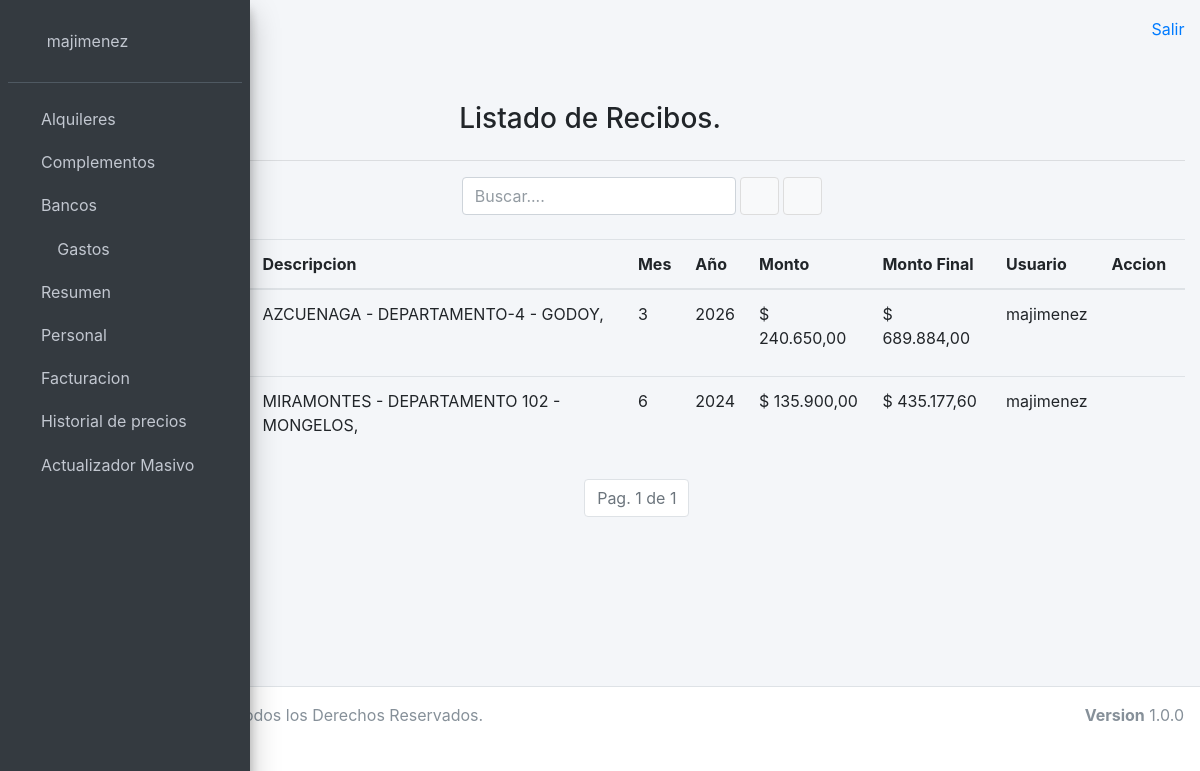
The page /alquileres/recibo/listado/ (signed in) on the database its author committed.
### usuariosadm/models.py (models this page shows)
class UserAdm(AbstractUser):
    observacion = models.TextField(max_length=500, blank=True)

### alquileres/models.py (models this page shows, shortened)
class Recibo(models.Model):
    fecha = models.DateField(null=False, blank=False)
    departamento = models.ForeignKey(
        Departamento,
        on_delete=models.CASCADE,
        null=False,
        blank=False
    )
    mes = models.IntegerField(choices=MESES)
    anio = models.IntegerField(choices=ANIOS)
    monto_calculado = models.DecimalField(
        decimal_places=2,
        max_digits=10,
        null=True,
        blank=True
    )
    usuario = models.ForeignKey(UserAdm, on_delete=models.CASCADE)
    class Meta:
        verbose_name_plural = "Recibos"

class Departamento(models.Model):
    edificio = models.ForeignKey(
        Edificio,
        on_delete=models.CASCADE,
        null=False,
        blank=False
    )
    descripcion = models.CharField(max_length=250, unique=True)
    inquilinoapellido = models.CharField(max_length=150)
    inquilinonombre = models.CharField(max_length=150)
    inquilinodni = models.IntegerField()
    monto = models.DecimalField(
        max_digits=10,
        decimal_places=2,
        null=True,
        blank=False)
    usuario = models.ForeignKey(UserAdm, on_delete=models.CASCADE)
    class Meta:
        verbose_name_plural = "Detarpamentos"

class Edificio(models.Model):
    descripcion = models.CharField(max_length=250, unique=True)
    direccion = models.CharField(max_length=250, null=True, blank=True)
    dialimite = models.IntegerField(blank=False, null=False)
    interespordia = models.DecimalField(
        decimal_places=2,
        max_digits=10,
        blank=False, null=False)
    usuario = models.ForeignKey(UserAdm, on_delete=models.CASCADE)
    class Meta:
        verbose_name_plural = "Edificios"

### alquileres/views.py (the view)
# urls.py: path('recibo/listado/', listadorecibo, name='listadodepartamento'),
@login_required(login_url='/login')
def listadorecibo(request):
    if "txtBuscar" in request.GET:
        parametro = request.GET.get('txtBuscar')
        recibos = Recibo.objects.filter(
            Q(pk__icontains=parametro) |
            Q(departamento__descripcion__icontains=parametro)
        ).order_by('-fecha')
    else:
        recibos = Recibo.objects.all().order_by('-fecha')
    paginador = Paginator(recibos, 20)
    if "page" in request.GET:
        page = request.GET.get('page')
    else:
        page = 1
    resultados = paginador.get_page(page)
    return render(
        request,
        'alquileres/recibo_list.html',
        {
            'resultados': resultados
        })

### templates/alquileres/recibo_list.html (shortened to what this page needs)
{% extends 'base.html' %}
{% load humanize %}
{% block content %}
    <div class="container">
        <br>
        <div class="row">
            <div class="col-sm-4"></div>
            <div class="col-sm-4">
                <h3> Listado de Recibos. </h3>
            </div>
            <div class="col-sm-4"></div>
        </div>
        <hr>
        <form action="/alquileres/recibo/listado" method="GET">
            <div class="form-inline">
                <div class="col-8">
                    <input class="form-control" id="txtBuscar" name="txtBuscar" placeholder="Buscar....">
                    <button type="submit" class="btn btn-default" title="Buscar!">
                        <i class="fas fa-search"></i>
                    </button>
                    <button type="button" class="btn btn-default" title="Nuevo Recibo" onclick="location.href='/alquileres/recibo/nuevo'">
                        <i class="fas fa-plus"></i>
                    </button>
                </div>
            </div>
            <br>
            <table class="table table-hover">
                <thead>
                    <tr>
                        <th>Nro</th>
                        <th>Fecha</th>
                        <th>Descripcion</th>
			            <th>Mes</th>
			            <th>Año</th>
                        <th>Monto</th>
                        <th>Monto Final</th>
                        <th>Usuario</th>
                        <th>Accion</th>
                    </tr>
                </thead>
                <tbody>
                    {% for resultado in resultados %}
                    <tr>
                        <td>{{ resultado.pk }}  </td>
                        <td>{{ resultado.fecha| date:"d-m-Y" }}  </td>
                        <td>
                            {{ resultado.departamento.edificio.descripcion.upper }} -
                            {{ resultado.departamento.descripcion.upper }} -
                            {{ resultado.departamento.inquilinoapellido.upper }}, {{ resultado.departamento.inquinilinonombre.upper }}
                        </td>
			<td> {{resultado.mes}} </td>
			<td> {{resultado.anio}} </td>
                        <td>$ {{ resultado.departamento.monto | intcomma }}  </td>
                        <td>$ {{ resultado.monto_calculado | intcomma }}  </td>
                        <td>{{ resultado.usuario }}</td>
                        <td>
                            <button type="button" class="btn btn-link btn-sm" onclick="location.href='/alquileres/recibo/edit/' + {{ resultado.pk }}">
                                <i class="fas fa-pencil-alt"></i>
                            </button>
                            <button type="button" class="btn btn-link btn-sm" onclick="abrirVentanaNueva({{resultado.pk}})">
                                <i class="fas fa-print"></i>
                            </button>
                        </td>
                    </tr>
                    {% endfor %}
                </tbody>
            </table>
            <nav aria-label="Page navigation">
                <ul class="pagination justify-content-center">
                    <li class="page-item disabled">
                        <a class="page-link">
                            Pag. {{ resultados.number }} de {{ resultados.paginator.num_pages }}
                        </a>
                    </li>
                </ul>
            </nav>
        </form>
    </div>
{% endblock %}

### templates/base.html (shortened to what this page needs)
{% load static %}
<!DOCTYPE html>
<html>
<head>
  <link rel="stylesheet" href="{% static 'plugins/fontawesome-free/css/all.min.css'%}">
  <link rel="stylesheet" href="{% static 'dist/css/ionicons.min.css'%}">
  <link rel="stylesheet" href="{% static 'plugins/sweetalert2-theme-bootstrap-4/bootstrap-4.min.css'%}">
  <link rel="stylesheet" href="{% static 'plugins/icheck-bootstrap/icheck-bootstrap.min.css'%}">
  <link rel="stylesheet" href="{% static 'plugins/jqvmap/jqvmap.min.css'%}">
  <link rel="stylesheet" href="{% static 'dist/css/adminlte.min.css'%}">
  <link rel="stylesheet" href="{% static 'plugins/overlayScrollbars/css/OverlayScrollbars.min.css'%}">
  <link rel="stylesheet" href="{% static 'plugins/daterangepicker/daterangepicker.css'%}">
  <link rel="stylesheet" href="{% static 'plugins/summernote/summernote-bs4.css'%}">
  <link rel="stylesheet" href="{% static 'plugins/select2/css/select2.min.css'%}">
  <link rel="stylesheet" href="{% static 'plugins/fullcalendar/main.min.css' %}">
  <link rel="stylesheet" href="{% static 'plugins/fullcalendar-daygrid/main.min.css' %}">
  <link rel="stylesheet" href="{% static 'plugins/fullcalendar-timegrid/main.min.css' %}">
  <link rel="stylesheet" href="{% static 'plugins/fullcalendar-bootstrap/main.min.css' %}">
  <link rel="stylesheet" href="{% static 'plugins/jquery-ui/jquery-ui.min.css' %}">
  <link rel="stylesheet" href="{% static 'plugins/tempusdominus-bootstrap-4/css/tempusdominus-bootstrap-4.min.css'%}">
</head>
<body class="hold-transition sidebar-mini layout-fixed sidebar-collapse">
<div class="wrapper">
  <aside class="main-sidebar sidebar-dark-primary elevation-4">
    <div class="sidebar">
      <div class="user-panel mt-3 pb-3 mb-3 d-flex">
        <div class="image">
        </div>
        {% if user.is_authenticated %}
          <div class="info">
            <a class="nav-link" href="/user/changepassword" tabindex="-1" aria-disabled="true">{{ user.get_username }}</a>
          </div>
        {% endif %}
      </div>
      <nav class="mt-2">
        <ul class="nav nav-pills nav-sidebar flex-column" data-widget="treeview" role="menu" data-accordion="false">
        <li class="nav-item has-treeview">
          <a href="#" class="nav-link">
            <i class="fas fa-hotel"></i>
            <p>
              Alquileres
              <i class="fas fa-angle-left right"></i>
            </p>
          </a>
        </li>
        <li class="nav-item has-treeview">
          <a href="#" class="nav-link">
            <i class="fas fa-cog"></i>
            <p>
              Complementos
              <i class="fas fa-angle-left right"></i>
            </p>
          </a>
        </li>
        <li class="nav-item has-treeview">
          <a href="/bancos/listado" class="nav-link">
            <i class="fas fa-piggy-bank"></i>
            <p>
              Bancos
            </p>
          </a>
        </li>
          <li class="nav-item has-treeview">
            <a href="#" class="nav-link">
              <i class="nav-icon fas fa-dollar-sign"></i>
              <p>
                Gastos
                <i class="fas fa-angle-left right"></i>
              </p>
            </a>
          </li>
          <li class="nav-item has-treeview">
            <a href="#" class="nav-link">
              <i class="far fa-file-alt"></i>
              <p>
                Resumen
                <i class="fas fa-angle-left right"></i>
              </p>
            </a>
          </li>
          <li class="nav-item has-treeview">
            <a href="#" class="nav-link">
              <i class="fas fa-user-tag"></i>
              <p>
                Personal
                <i class="fas fa-angle-left right"></i>
              </p>
            </a>
          </li>
          <li class="nav-item has-treeview">
            <a href="#" class="nav-link">
              <i class="fas fa-hand-holding-usd"></i>
              <p>
                Facturacion
                <i class="fas fa-angle-left right"></i>
              </p>
            </a>
          </li>
          <li class="nav-item has-treeview">
            <a href="/historial/precios" class="nav-link">
              <i class="fas fa-history"></i>
              <p>
                Historial de precios
              </p>
            </a>
          </li>
          <li class="nav-item has-treeview">
            <a href="/facturas/actualizadormasivo/" class="nav-link">
              <i class="fas fa-grip-vertical"></i>
              <p>
                Actualizador Masivo
              </p>
            </a>
          </li>
        </ul>
      </nav>
    </div>
  </aside>
  <div class="content-wrapper">
    <div class="content-header">
      <div class="container-fluid">
        <div class="row mb-2">
          <div class="col-sm-6">
              <a class="nav-link" data-widget="pushmenu" href="#"></a>
          </div>
          <div class="col-sm-6">
            <ol class="breadcrumb float-sm-right">
              <a class="breadcrumb-item" href="/salir">Salir</a>
            </ol>
          </div>
        </div>
      </div>
    </div>
    <section class="content">
      <div class="container-fluid">
        <div class="row">
          {%block content %}
          {% endblock %}
        </div>
      </div>
    </section>
  </div>
  <footer class="main-footer">
    <strong>Copyright &copy; 2023 </strong>
    Todos los Derechos Reservados.
    <div class="float-right d-none d-sm-inline-block">
      <b>Version</b> 1.0.0
    </div>
  </footer>
</div>
</body>
</html>

### rows shown on the page
UserAdm: get_username "majimenez"
Recibo: departamento.edificio.descripcion "AZCUENAGA", departamento.descripcion "DEPARTAMENTO-4", departamento.inquilinoapellido "GODOY", mes "3", anio "2026", departamento.monto "240.650,00", monto_calculado "689.884,00", usuario "majimenez"
Recibo: departamento.edificio.descripcion "MIRAMONTES", departamento.descripcion "DEPARTAMENTO 102", departamento.inquilinoapellido "MONGELOS", mes "6", anio "2024", departamento.monto "135.900,00", monto_calculado "435.177,60", usuario "majimenez"

### other values the page prints
{{ resultados.number }} "1"
{{ resultados.paginator.num_pages }} "1"
